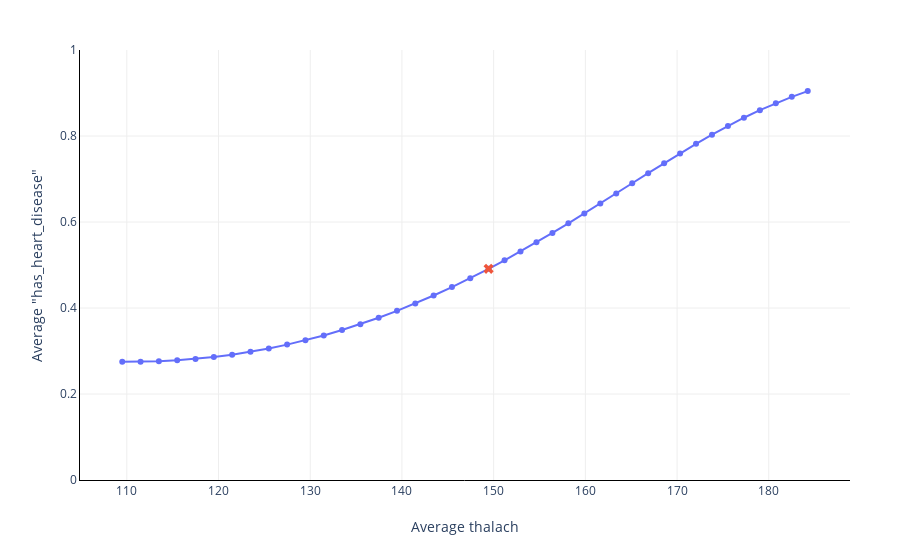

Notebook code cell kept with this figure:
### Markdown cell above
The maximum heart rate achieved is the most impactful feature on the probability of having diabetes. Let's have a look at the details:

### Code cell
explainer.plot_bias(
    X_test=X_test["thalach"],
    y_pred=y_pred,
)

### Figure 1 — Plotly figure (JSON) as saved in the notebook; plotly's stock layout.template omitted (floating-point values rounded to 4 significant figures)
{"data": [{"hoverinfo": "x+y", "mode": "lines+markers", "showlegend": false, "type": "scatter", "x": [109.5, 111.5, 113.5, 115.5, 117.5, 119.5, 121.5, 123.5, 125.5, 127.5, 129.5, 131.5, 133.5, 135.5, 137.5, 139.5, 141.5, 143.5, 145.5, 147.4, 149.4, 151.2, 152.9, 154.7, 156.4, 158.1, 159.9, 161.6, 163.4, 165.1, 166.8, 168.6, 170.3, 172.1, 173.8, 175.5, 177.3, 179.0, 180.8, 182.5, 184.2], "y": [0.2752, 0.2751, 0.2762, 0.2784, 0.2816, 0.286, 0.2915, 0.2981, 0.3059, 0.3148, 0.325, 0.3363, 0.3487, 0.3624, 0.3773, 0.3934, 0.4106, 0.4291, 0.4487, 0.4694, 0.4912, 0.511, 0.5315, 0.5528, 0.5746, 0.597, 0.6199, 0.6431, 0.6665, 0.6901, 0.7135, 0.7368, 0.7596, 0.7817, 0.8031, 0.8234, 0.8425, 0.8602, 0.8763, 0.891, 0.9045]}, {"hoverinfo": "text", "marker": {"size": 9, "symbol": "x"}, "mode": "markers", "name": "Original mean", "showlegend": false, "text": ["Dataset mean"], "type": "scatter", "x": [149.4], "y": [0.4912]}], "layout": {"margin": {"r": 50, "t": 50}, "plot_bgcolor": "white", "xaxis": {"gridcolor": "#eee", "linecolor": "black", "showgrid": true, "showline": true, "title": {"text": "Average thalach"}, "zeroline": false}, "yaxis": {"gridcolor": "#eee", "linecolor": "black", "range": [0, 1], "showgrid": true, "showline": true, "title": {"text": "Average \"has_heart_disease\""}}}}
